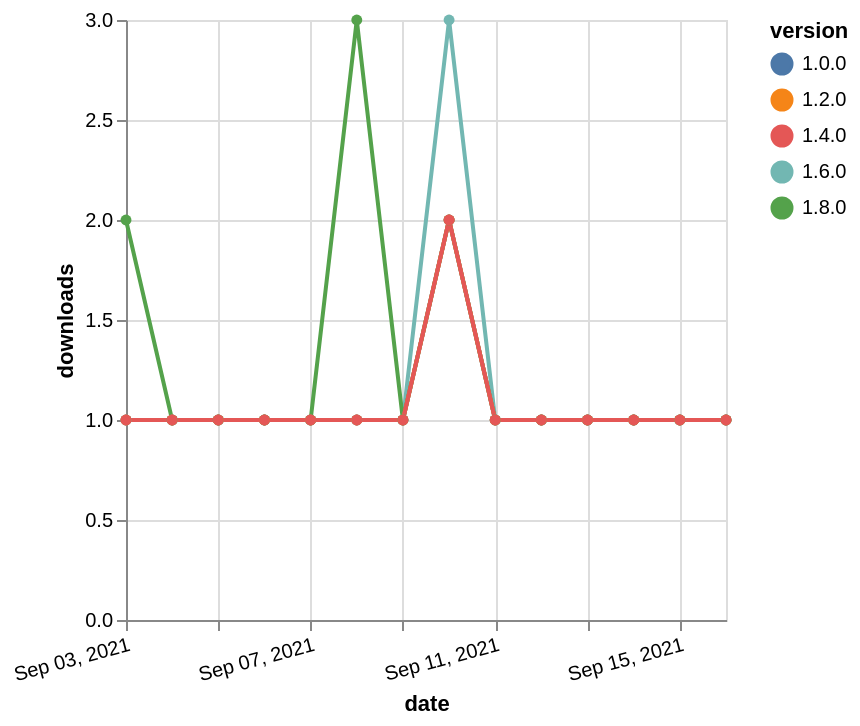

Express this chart as Vega-Lite.
### Vega-Lite specification from a JSON file in a GitHub repository (floating-point values rounded to 4 significant figures)
{"$schema": "https://vega.github.io/schema/vega-lite/v5.json", "description": "A simple bar chart with embedded data.", "data": {"values": [{"date": "2021-09-03", "total": 195, "delta": 1, "version": "1.6.0"}, {"date": "2021-09-04", "total": 196, "delta": 1, "version": "1.6.0"}, {"date": "2021-09-05", "total": 197, "delta": 1, "version": "1.6.0"}, {"date": "2021-09-06", "total": 198, "delta": 1, "version": "1.6.0"}, {"date": "2021-09-07", "total": 199, "delta": 1, "version": "1.6.0"}, {"date": "2021-09-08", "total": 200, "delta": 1, "version": "1.6.0"}, {"date": "2021-09-09", "total": 201, "delta": 1, "version": "1.6.0"}, {"date": "2021-09-10", "total": 204, "delta": 3, "version": "1.6.0"}, {"date": "2021-09-11", "total": 205, "delta": 1, "version": "1.6.0"}, {"date": "2021-09-12", "total": 206, "delta": 1, "version": "1.6.0"}, {"date": "2021-09-13", "total": 207, "delta": 1, "version": "1.6.0"}, {"date": "2021-09-14", "total": 208, "delta": 1, "version": "1.6.0"}, {"date": "2021-09-15", "total": 209, "delta": 1, "version": "1.6.0"}, {"date": "2021-09-16", "total": 210, "delta": 1, "version": "1.6.0"}, {"date": "2021-09-03", "total": 119, "delta": 2, "version": "1.8.0"}, {"date": "2021-09-04", "total": 120, "delta": 1, "version": "1.8.0"}, {"date": "2021-09-05", "total": 121, "delta": 1, "version": "1.8.0"}, {"date": "2021-09-06", "total": 122, "delta": 1, "version": "1.8.0"}, {"date": "2021-09-07", "total": 123, "delta": 1, "version": "1.8.0"}, {"date": "2021-09-08", "total": 126, "delta": 3, "version": "1.8.0"}, {"date": "2021-09-09", "total": 127, "delta": 1, "version": "1.8.0"}, {"date": "2021-09-10", "total": 129, "delta": 2, "version": "1.8.0"}, {"date": "2021-09-11", "total": 130, "delta": 1, "version": "1.8.0"}, {"date": "2021-09-12", "total": 131, "delta": 1, "version": "1.8.0"}, {"date": "2021-09-13", "total": 132, "delta": 1, "version": "1.8.0"}, {"date": "2021-09-14", "total": 133, "delta": 1, "version": "1.8.0"}, {"date": "2021-09-15", "total": 134, "delta": 1, "version": "1.8.0"}, {"date": "2021-09-16", "total": 135, "delta": 1, "version": "1.8.0"}, {"date": "2021-09-03", "total": 195, "delta": 1, "version": "1.0.0"}, {"date": "2021-09-04", "total": 196, "delta": 1, "version": "1.0.0"}, {"date": "2021-09-05", "total": 197, "delta": 1, "version": "1.0.0"}, {"date": "2021-09-06", "total": 198, "delta": 1, "version": "1.0.0"}, {"date": "2021-09-07", "total": 199, "delta": 1, "version": "1.0.0"}, {"date": "2021-09-08", "total": 200, "delta": 1, "version": "1.0.0"}, {"date": "2021-09-09", "total": 201, "delta": 1, "version": "1.0.0"}, {"date": "2021-09-10", "total": 203, "delta": 2, "version": "1.0.0"}, {"date": "2021-09-11", "total": 204, "delta": 1, "version": "1.0.0"}, {"date": "2021-09-12", "total": 205, "delta": 1, "version": "1.0.0"}, {"date": "2021-09-13", "total": 206, "delta": 1, "version": "1.0.0"}, {"date": "2021-09-14", "total": 207, "delta": 1, "version": "1.0.0"}, {"date": "2021-09-15", "total": 208, "delta": 1, "version": "1.0.0"}, {"date": "2021-09-16", "total": 209, "delta": 1, "version": "1.0.0"}, {"date": "2021-09-03", "total": 189, "delta": 1, "version": "1.2.0"}, {"date": "2021-09-04", "total": 190, "delta": 1, "version": "1.2.0"}, {"date": "2021-09-05", "total": 191, "delta": 1, "version": "1.2.0"}, {"date": "2021-09-06", "total": 192, "delta": 1, "version": "1.2.0"}, {"date": "2021-09-07", "total": 193, "delta": 1, "version": "1.2.0"}, {"date": "2021-09-08", "total": 194, "delta": 1, "version": "1.2.0"}, {"date": "2021-09-09", "total": 195, "delta": 1, "version": "1.2.0"}, {"date": "2021-09-10", "total": 197, "delta": 2, "version": "1.2.0"}, {"date": "2021-09-11", "total": 198, "delta": 1, "version": "1.2.0"}, {"date": "2021-09-12", "total": 199, "delta": 1, "version": "1.2.0"}, {"date": "2021-09-13", "total": 200, "delta": 1, "version": "1.2.0"}, {"date": "2021-09-14", "total": 201, "delta": 1, "version": "1.2.0"}, {"date": "2021-09-15", "total": 202, "delta": 1, "version": "1.2.0"}, {"date": "2021-09-16", "total": 203, "delta": 1, "version": "1.2.0"}, {"date": "2021-09-03", "total": 168, "delta": 1, "version": "1.4.0"}, {"date": "2021-09-04", "total": 169, "delta": 1, "version": "1.4.0"}, {"date": "2021-09-05", "total": 170, "delta": 1, "version": "1.4.0"}, {"date": "2021-09-06", "total": 171, "delta": 1, "version": "1.4.0"}, {"date": "2021-09-07", "total": 172, "delta": 1, "version": "1.4.0"}, {"date": "2021-09-08", "total": 173, "delta": 1, "version": "1.4.0"}, {"date": "2021-09-09", "total": 174, "delta": 1, "version": "1.4.0"}, {"date": "2021-09-10", "total": 176, "delta": 2, "version": "1.4.0"}, {"date": "2021-09-11", "total": 177, "delta": 1, "version": "1.4.0"}, {"date": "2021-09-12", "total": 178, "delta": 1, "version": "1.4.0"}, {"date": "2021-09-13", "total": 179, "delta": 1, "version": "1.4.0"}, {"date": "2021-09-14", "total": 180, "delta": 1, "version": "1.4.0"}, {"date": "2021-09-15", "total": 181, "delta": 1, "version": "1.4.0"}, {"date": "2021-09-16", "total": 182, "delta": 1, "version": "1.4.0"}]}, "width": "container", "mark": {"type": "line", "point": {"filled": true}}, "encoding": {"x": {"field": "date", "type": "temporal", "timeUnit": "yearmonthdate", "title": "date", "axis": {"labelAngle": -15}}, "y": {"field": "delta", "type": "quantitative", "title": "downloads"}, "color": {"field": "version", "type": "nominal"}, "tooltip": {"field": "delta"}}}
